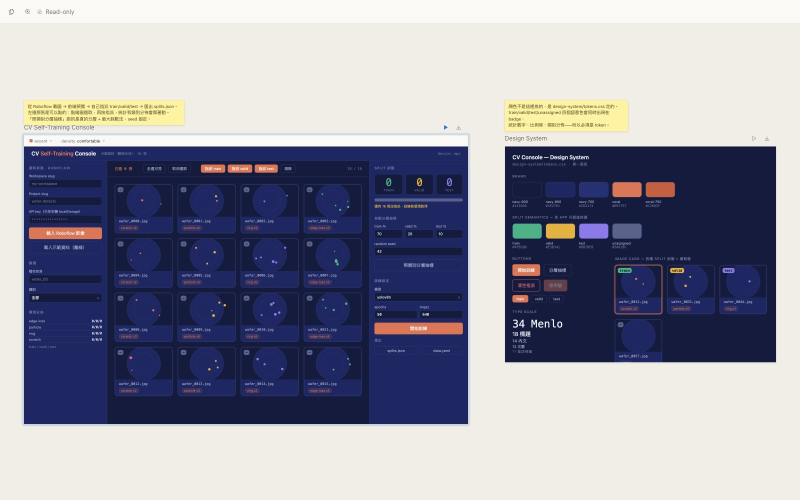
#> input picture claude-design_claude-code/look.jpeg, 1600 x 1000 px (shown at 1/2 size)
$ python -i geometry.py   (imports and definitions only)
#> lines starting #> are read from the running program, lines starting #| are printed output that depends on the picture; after the words box and inside, x2 and y2 are one past the last pixel; in counts of white or black regions, pixels touching at a corner belong together
#> in label_image, im is the input picture: PIL image 1600x1000 RGB; mean R, G, B 146.9, 147.5, 162.1
"""第一階段 auto-label：**無類別 bbox**（純幾何、零預訓練權重、零類別）。

DESIGN「資料真相與零標註專家」規格 (1) 第一階段寫死的流程：
    wafer map → 缺陷 die 二值遮罩 → `scipy.ndimage.label` 連通分量 → 形態學去雜點 → 外接框

契約：`_Context/api-contract.md` §8.6（M1 寫死 `cls=-1`、`rule="cc_bbox"`、
`conf` = 分量面積佔最大分量面積的比例、< 0.25 發 `label.lowconf`）。
擁有者：dataset-truth。

**這裡一個類別都沒有**。類別要等 M2 的 KMeans + 一次 LLM 命名才出現；
在 M1 填任何類別名就是偷看合成 GT 的答案，直接違反零人工標註。

`_Context/wafer-basics.md` 那 6 條精修規則**不在這裡**：它們要等 M2 的群命名之後才有指派對象
（「被命名為 donut 的那一群改取 30–80% 環的外接框」），在 M1 寫下去就是 5 條永遠跑不到的死碼
＋ 一個只有一個實作的 registry。規格與係數留在 `_Context/dataset-notes.md` 的表裡，
M2 連同「群 → 規則」的綁定一起實作，那時每一條才寫得出真的會失敗的檢查。
"""

from __future__ import annotations

from dataclasses import dataclass, asdict
from pathlib import Path
from typing import Any

import numpy as np
from PIL import Image
from scipy import ndimage

Box = tuple[int, int, int, int]  # (x0, y0, x1, y1) 像素，右下開區間


@dataclass(frozen=True)
class RefineParams:
    """6 條精修規則與去雜點的全部旋鈕。M2 起 `refine_params` 可被 patch（一次只准改一個鍵）。"""

    redness: int = 40          # 缺陷判定：R - B 超過多少算缺陷 die
    inside_lum: int = 137      # 晶圓內判定：R+G+B 超過多少算在晶圓上（BG 108 / 良品 166）
    open_size: int = 3         # 形態學開運算的結構元素邊長（去 1px 毛邊與對角細橋）
    min_area_px: int = 64      # 去雜點主力：小於 4 顆 die 的分量丟掉（單顆壞 die = 16 px）
    lowconf: float = 0.25      # conf 低於此值額外發 label.lowconf（契約 §8.6）
    # M2 起會多出精修規則的係數（ring_lo / edge_frac / pca_pad …）—— 規則進來的那天一起加，
    # 現在放著就是 4 個沒有人讀的旋鈕，OFAT 改了也不會有任何效果。

    def to_dict(self) -> dict[str, Any]:
        return asdict(self)


DEFAULT_PARAMS = RefineParams()


# ---------- 遮罩 ----------

def inside_mask(rgb: np.ndarray, p: RefineParams = DEFAULT_PARAMS) -> np.ndarray:
    """晶圓內的像素（亮度高於 `inside_lum`）。缺陷只能長在晶圓上，背景的雜點不算。

    M2 的環帶／靠邊規則還會需要圓心與半徑，那時再從這個遮罩推（質心 + 最大半徑，兩行）。
    """
    return rgb.astype(np.int32).sum(2) > p.inside_lum
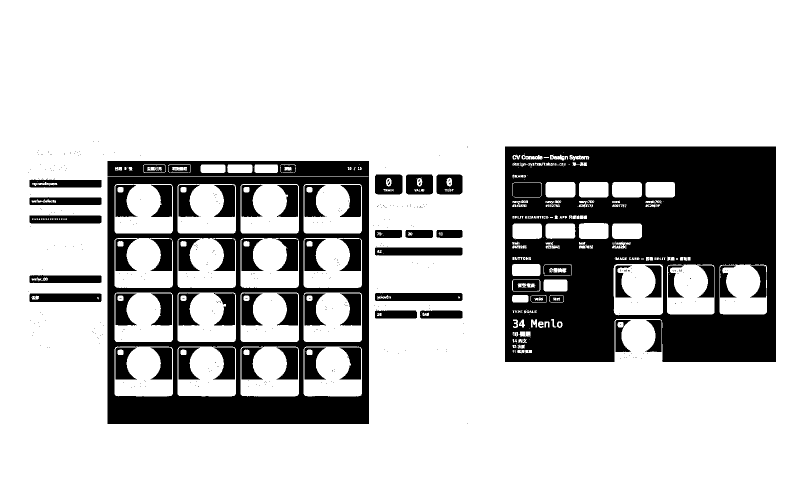
#> returned value: shape (1000, 1600) bool (shown at 1/2 size); 78.2% white; 560 black regions (503 under 20 px), largest, box (x1, y1, x2, y2) and area: (1010, 293, 1552, 724) 170595, (215, 322, 738, 848) 89250, (750, 495, 925, 511) 2752


def defect_mask(rgb: np.ndarray, p: RefineParams = DEFAULT_PARAMS) -> np.ndarray:
    """缺陷 die 二值遮罩：coral 的 die 紅通道明顯高於藍通道，良品 navy 反過來。

    這是唯一「讀圖」的地方 —— 讀的是像素，不是任何人標的答案。
    """
    a = rgb.astype(np.int16)
    return (a[..., 0] - a[..., 2]) > p.redness
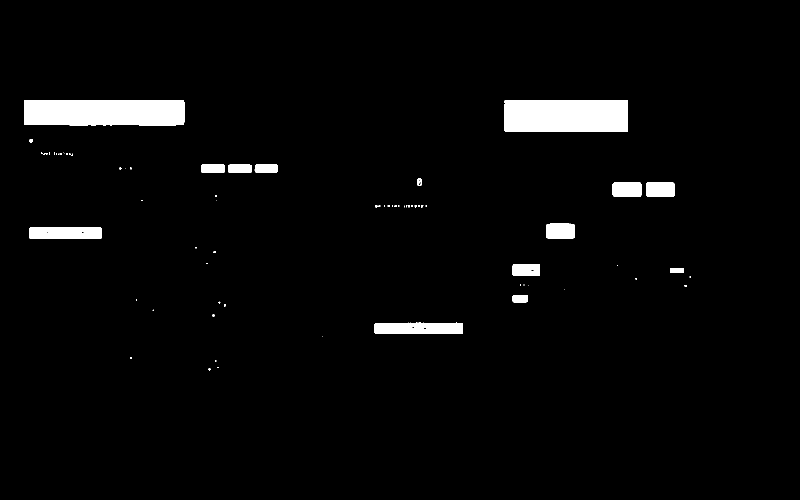
#> returned value: shape (1000, 1600) bool (shown at 1/2 size); 3.1% white; 68 white regions (51 under 20 px), largest, box (x1, y1, x2, y2) and area: (48, 200, 369, 251) 16172, (1009, 200, 1256, 263) 15557, (749, 645, 926, 668) 3869


def despeckle(mask: np.ndarray, p: RefineParams = DEFAULT_PARAMS) -> np.ndarray:
    """形態學去雜點：開運算修毛邊 → 面積門檻丟掉單點壞 die。

    實話：4 px 的 die 尺度下，**真正在做事的是面積門檻**（開運算對 4×4 實心方塊無效），
    開運算負責的是抗鋸齒毛邊與對角細橋。兩個都留著，因為 M2 換成真資料時像素更碎。
    """
    se = np.ones((p.open_size, p.open_size), bool)
#> se = [[True, True, True], [True, True, True], [True, True, True]]
    opened = ndimage.binary_opening(mask, se)
#> opened: shape (1000, 1600) bool; 3% white; 36 white regions (21 under 20 px), largest, box (x1, y1, x2, y2) and area: (48, 200, 369, 251) 16172, (1009, 200, 1256, 263) 15557, (749, 645, 926, 668) 3848
    labels, n = ndimage.label(opened, structure=np.ones((3, 3), int))
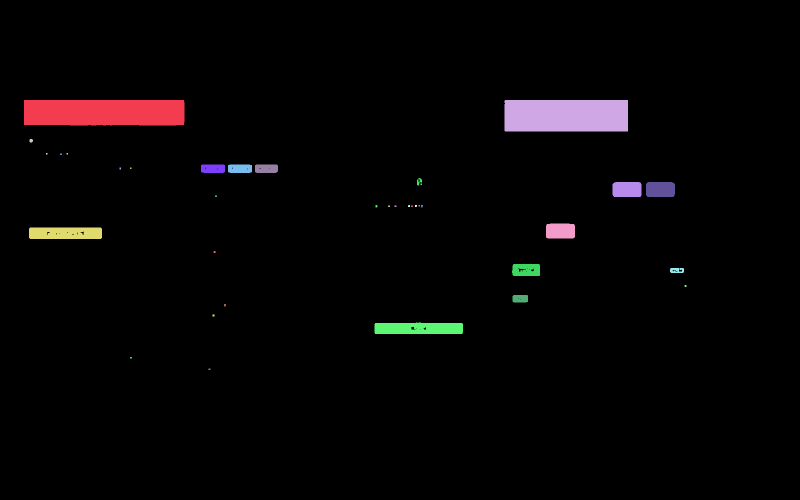
#> labels: shape (1000, 1600) int32 (shown at 1/2 size); 37 distinct labels, from 0 to 36; one colour per label, 0 black
#> n = 36
    if n == 0:
        return opened
    areas = np.bincount(labels.ravel())
#> areas = 37 values, max 1551306 at index 0, min 9 at index 4, mean 43243.2
    keep = np.zeros(areas.shape, bool)
    keep[1:] = areas[1:] >= p.min_area_px
    return keep[labels]


# ---------- 外接框 ----------

def _bbox(mask: np.ndarray) -> Box | None:
    ys, xs = np.nonzero(mask)
    if len(xs) == 0:
        return None
    return int(xs.min()), int(ys.min()), int(xs.max()) + 1, int(ys.max()) + 1


M1_RULE = "cc_bbox"  # 契約 §8.6 寫死：每個框的 `rule` 欄位，M1 只有這一個值


# ---------- 主流程 ----------

def norm_box(box: Box, shape: tuple[int, int]) -> dict[str, float]:
    h, w = shape
    x0, y0, x1, y1 = box
    return {
        "cx": round((x0 + x1) / 2 / w, 6),
        "cy": round((y0 + y1) / 2 / h, 6),
        "w": round((x1 - x0) / w, 6),
        "h": round((y1 - y0) / h, 6),
    }


def label_array(rgb: np.ndarray, p: RefineParams = DEFAULT_PARAMS) -> dict[str, Any]:
    """一張圖 → `{defect_ratio, n_components, boxes:[{cx,cy,w,h,conf,rule}]}`。

    `conf` = 該分量面積 / 最大分量面積（契約 §8.6 寫死的定義）。
    """
    inside = inside_mask(rgb, p)
    mask = despeckle(defect_mask(rgb, p) & inside, p)
    labels, n = ndimage.label(mask, structure=np.ones((3, 3), int))
#> labels: shape (1000, 1600) int32; 15 distinct labels, from 0 to 14
#> n = 14
    areas = np.bincount(labels.ravel(), minlength=n + 1)
#> areas = [1551620, 16172, 15557, 797, 794, 762, 85, 1709, 1706, 1704, 3300, 1257, 236, 453, 3848]
    areas[0] = 0
    top = int(areas.max()) if n else 0
#> top = 16172

    boxes = []
    for idx in range(1, n + 1):
        box = _bbox(labels == idx)
        if box is None:
            continue
        boxes.append(
            {
                "cls": -1,  # 契約 §8.6：M1 沒有 class 真相表，填任何類別名就是偷看答案
                **norm_box(box, rgb.shape[:2]),
                "conf": round(float(areas[idx]) / top, 4) if top else 0.0,
                "rule": M1_RULE,
            }
        )
#> this loop made 14 passes
#> (x0 in norm_box, y0 in norm_box, x1 in norm_box, y1 in norm_box) on passes 1 to 12: (48, 200, 369, 251), (1009, 200, 1256, 263), (402, 329, 450, 346), (456, 329, 504, 346), (510, 329, 556, 346), (834, 356, 844, 371), (1225, 364, 1283, 394), (1292, 364, 1350, 394), (1092, 447, 1150, 477), (58, 455, 204, 478), (1024, 528, 1080, 552), (1340, 536, 1368, 546)
#> after the loop, boxes = 14 items
    inside_px = int(inside.sum()) or rgb.shape[0] * rgb.shape[1]
#> inside_px = 1251051
    return {
        "defect_ratio": round(float(mask.sum()) / inside_px, 6),
        "n_components": len(boxes),
        "boxes": boxes,
    }


def label_image(path: Path, p: RefineParams = DEFAULT_PARAMS) -> dict[str, Any]:
    with Image.open(path) as im:
        return label_array(np.asarray(im.convert("RGB")), p)


# [10 lines left out: function iou, not called in this run]


def best_ious(pred: list[dict[str, float]], gt: list[dict[str, float]]) -> list[float]:
    """每個 GT 框取最佳 IoU（漏掉的 GT 記 0）—— 刻意用嚴格的算法，不挑對自己有利的配對。"""
    return [max((iou(p_, g) for p_ in pred), default=0.0) for g in gt]


# [41 lines left out: functions iou_hist, _selfcheck, not called in this run]


# [2 lines not run here, left out]

>>> result = label_image('../../../../claude-design_claude-code/look.jpeg')
#> result = 3 items

$ run again, on claude-design_claude-code/m1-console.png
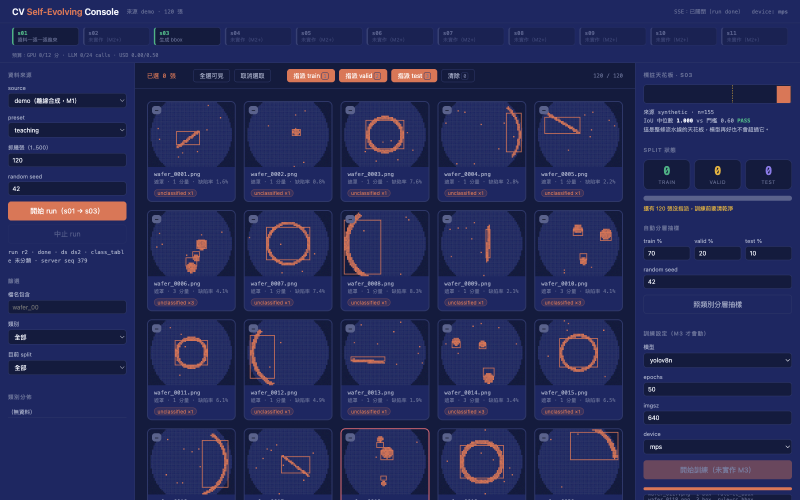
#> input picture claude-design_claude-code/m1-console.png, 1600 x 1000 px (shown at 1/2 size)
#> in label_image, im is the input picture: PIL image 1600x1000 RGB; mean R, G, B 37.6, 42.6, 89.8
#> in inside_mask, `return rgb.astype(np.int32).sum(2) > p.inside_lum`:
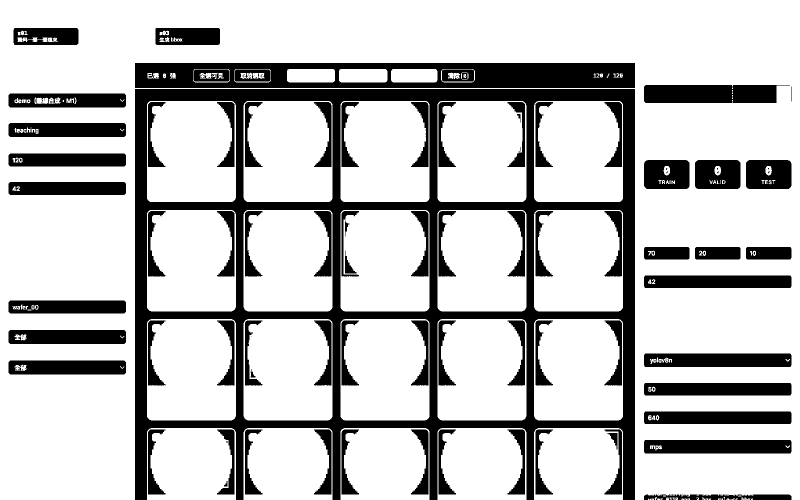
#> returned value: shape (1000, 1600) bool (shown at 1/2 size); 75.8% white; 205 black regions (132 under 20 px), largest, box (x1, y1, x2, y2) and area: (270, 178, 1270, 1000) 154312, (270, 126, 1270, 176) 38661, (1288, 170, 1580, 206) 9511
#> se = [[True, True, True], [True, True, True], [True, True, True]]
#> opened: shape (1000, 1600) bool; 2.2% white; 77 white regions (29 under 20 px), largest, box (x1, y1, x2, y2) and area: (16, 403, 253, 441) 8280, (920, 880, 1008, 967) 2212, (678, 138, 775, 165) 2100
#> in despeckle, `labels, n = ndimage.label(opened, structure=np.ones((3, 3), int))`: n = 77
#> in despeckle, `areas = np.bincount(labels.ravel())`: areas = 78 values, max 1564529 at index 0, min 9 at index 8, mean 20512.8
#> in label_array, `labels, n = ndimage.label(mask, structure=np.ones((3, 3), int))`:
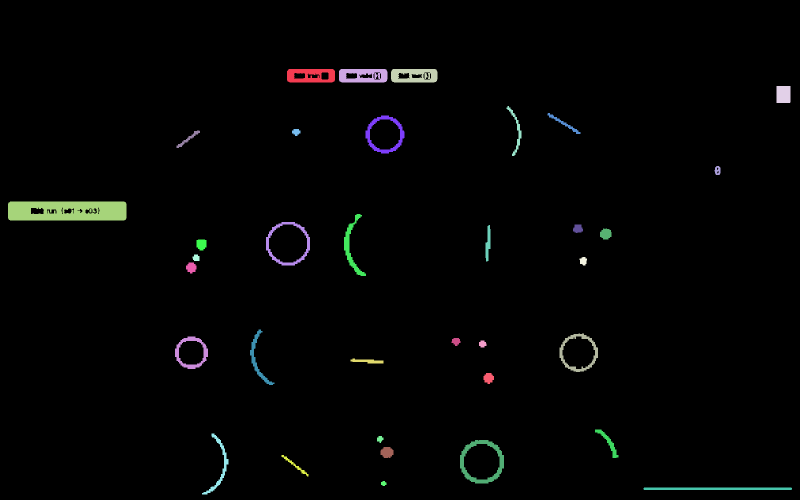
#> labels: shape (1000, 1600) int32 (shown at 1/2 size); 36 distinct labels, from 0 to 35; one colour per label, 0 black
#> in label_array, `labels, n = ndimage.label(mask, structure=np.ones((3, 3), int))`: n = 35
#> in label_array, `areas = np.bincount(labels.ravel(), minlength=n + 1)`: areas = 36 values, max 1565310 at index 0, min 84 at index 34, mean 44444.4
#> top = 8280
#> the loop in label_array, `for idx in range(1, n + 1):` made 35 passes
#> (x0 in norm_box, y0 in norm_box, x1 in norm_box, y1 in norm_box) on passes 1 to 8: (574, 138, 670, 165), (678, 138, 775, 165), (782, 138, 875, 165), (1553, 172, 1581, 206), (1013, 212, 1043, 312), (1095, 226, 1161, 268), (731, 231, 809, 307), (584, 258, 601, 272)
#> after the loop in label_array, `for idx in range(1, n + 1):`: boxes = 35 items
#> inside_px = 1212988
#> result = 3 items

$ run again, on claude-design_claude-code/r48-eval.png
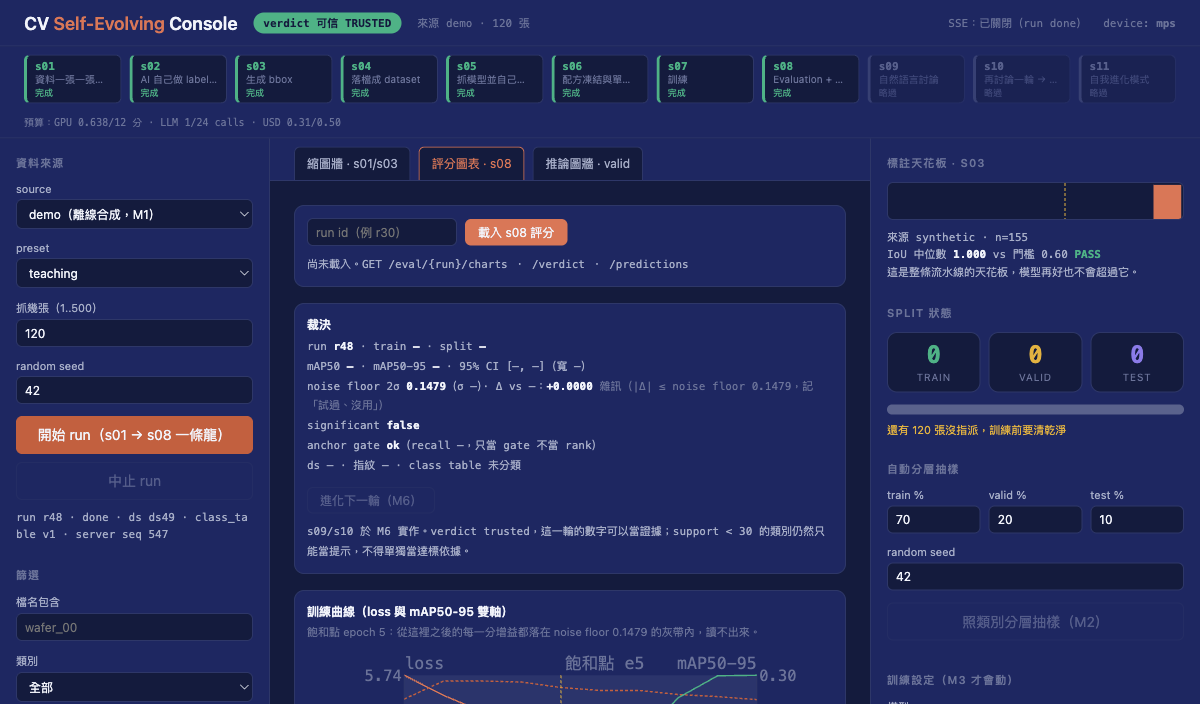
#> input picture claude-design_claude-code/r48-eval.png, 1200 x 704 px
#> in label_image, im is the input picture: PIL image 1200x704 RGB; mean R, G, B 35.5, 42.9, 92.2
#> in inside_mask, `return rgb.astype(np.int32).sum(2) > p.inside_lum`:
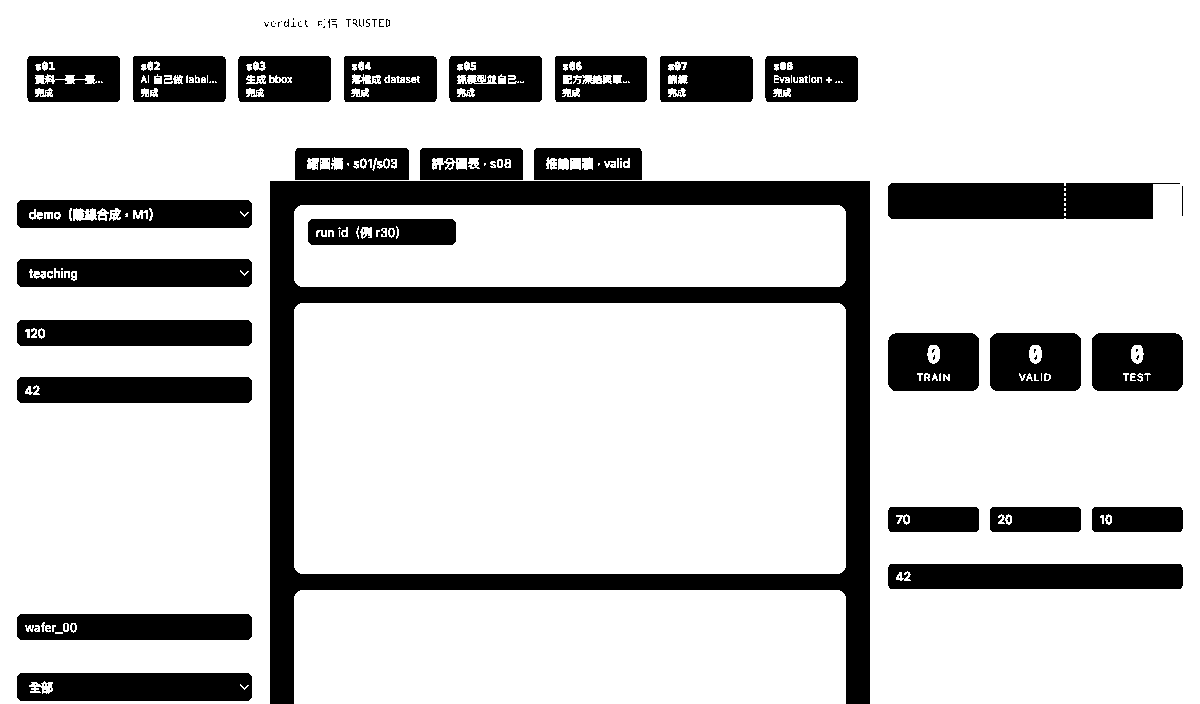
#> returned value: shape (704, 1200) bool; 79.6% white; 202 black regions (174 under 20 px), largest, box (x1, y1, x2, y2) and area: (270, 181, 870, 704) 56186, (888, 183, 1180, 219) 9511, (888, 564, 1183, 589) 7276
#> se = [[True, True, True], [True, True, True], [True, True, True]]
#> in despeckle, `opened = ndimage.binary_opening(mask, se)`:
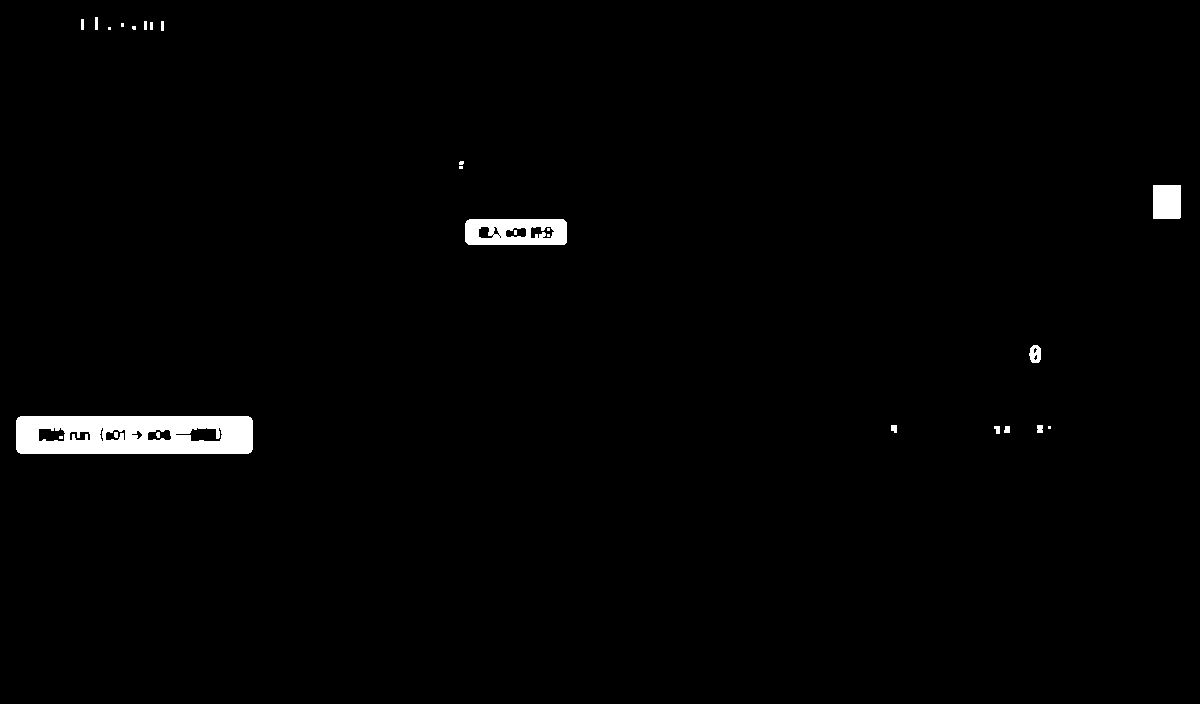
#> opened: shape (704, 1200) bool; 1.4% white; 25 white regions (10 under 20 px), largest, box (x1, y1, x2, y2) and area: (16, 416, 253, 454) 7910, (465, 219, 567, 245) 2182, (1153, 185, 1181, 219) 951
#> in despeckle, `labels, n = ndimage.label(opened, structure=np.ones((3, 3), int))`: n = 25
#> in despeckle, `areas = np.bincount(labels.ravel())`: areas = 26 values, max 833113 at index 0, min 9 at index 8, mean 32492.3
#> in label_array, `labels, n = ndimage.label(mask, structure=np.ones((3, 3), int))`: n = 4
#> in label_array, `areas = np.bincount(labels.ravel(), minlength=n + 1)`: areas = [833594, 951, 2182, 163, 7910]
#> top = 7910
#> the loop in label_array, `for idx in range(1, n + 1):` made 4 passes
#> (x0 in norm_box, y0 in norm_box, x1 in norm_box, y1 in norm_box) on passes 1 to 4: (1153, 185, 1181, 219), (465, 219, 567, 245), (1029, 345, 1041, 363), (16, 416, 253, 454)
#> after the loop in label_array, `for idx in range(1, n + 1):`: boxes = 4 items
#> inside_px = 672108
#> result = 3 items
